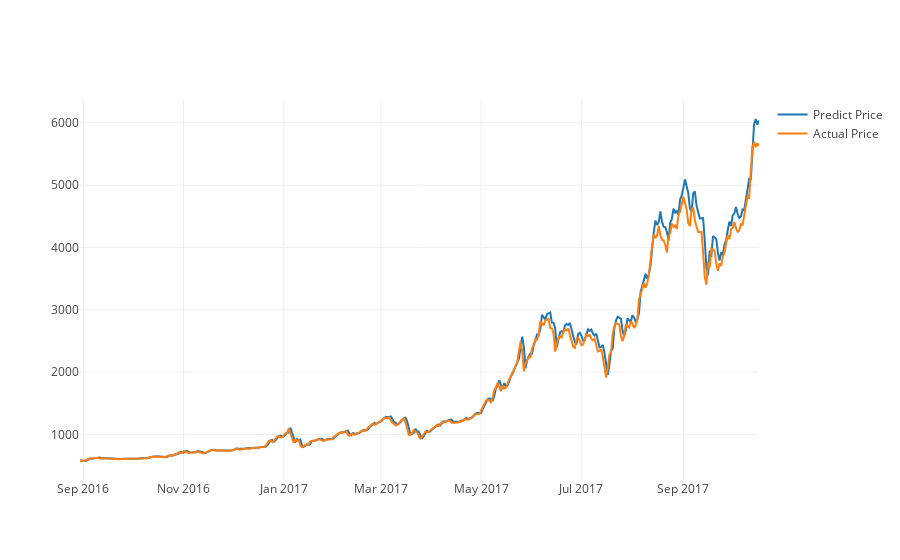

Write notebook code for a chart like this one.
### Code cell
actual_chart = go.Scatter(x=predictDates, y=testY_reshape, name= 'Actual Price')
predict_chart = go.Scatter(x=predictDates, y=yhat_reshape, name= 'Predict Price')
py.iplot([predict_chart, actual_chart])

### Figure 1 — Plotly figure (JSON) as saved in the notebook; plotly's stock layout.template omitted (floating-point values rounded to 4 significant figures; data arrays with more than 128 entries replaced by an {"elided": "..."} marker saying what was removed)
{"data": [{"name": "Predict Price", "type": "scatter", "x": {"elided": "414 str values"}, "y": {"elided": "414 float values"}}, {"name": "Actual Price", "type": "scatter", "x": {"elided": "414 str values"}, "y": {"elided": "414 float values"}}], "layout": {}}
